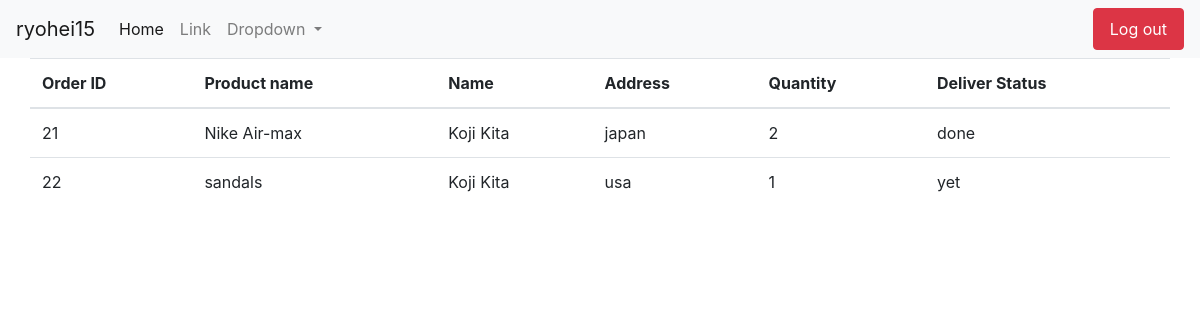
Before: /admin/admin_home.php (signed in) with the older database file.
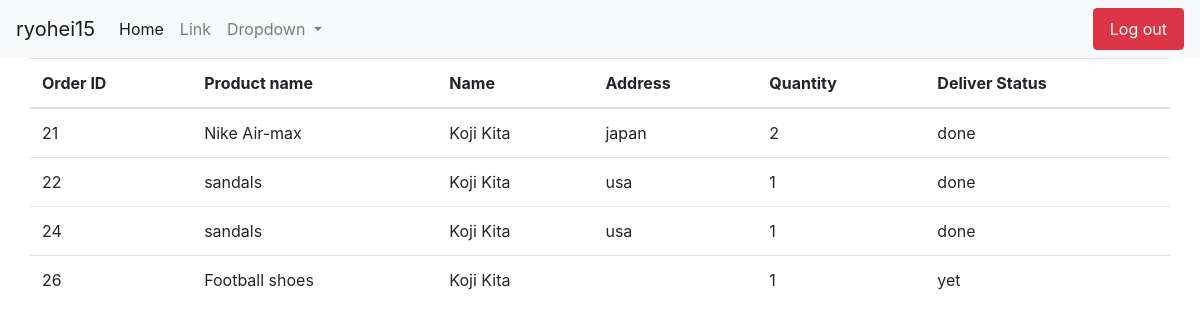
After: the same page with the newer database file.
### tables this page shows
CREATE TABLE `orders` (
  `order_id` int(50) NOT NULL,
  `user_id` int(50) NOT NULL,
  `product_id` int(50) NOT NULL,
  `order_price` double NOT NULL,
  `order_quantity` int(50) NOT NULL,
  `order_status` text NOT NULL,
  `deliver_status` text NOT NULL,
  `address` text NOT NULL
);

CREATE TABLE `product` (
  `product_id` int(50) NOT NULL,
  `user_id` int(50) NOT NULL,
  `category_id` int(50) NOT NULL,
  `product_name` text NOT NULL,
  `product_price` int(50) NOT NULL,
  `product_quantity` int(50) NOT NULL
);

CREATE TABLE `users` (
  `user_id` int(50) NOT NULL,
  `username` text NOT NULL,
  `email` text NOT NULL,
  `firstname` text NOT NULL,
  `lastname` text NOT NULL,
  `password` text NOT NULL,
  `status` text NOT NULL
);

### classes/Database.php (called while the page is built, shortened)
<?php
class Database{
    private $servername = "localhost";
    private $username = "root";
    private $password = "";
    private $database = "ec";
    public function __construct()
    {
        $this->conn = new mysqli($this->servername, $this->username, $this->password, $this->database);
        return $this->conn;
    }
}

### classes/Order.php (called while the page is built, shortened)
<?php
require_once "Database.php";
class Order extends Database
{
    public function getOrderAll()
    {
        $sql = "SELECT * FROM orders INNER JOIN product ON orders.product_id = product.product_id INNER JOIN users ON users.user_id = orders.user_id";
        $result = $this->conn->query($sql) or die("Conection error: " . $this->conn->error);
        $rows = array();
        while ($row = $result->fetch_assoc()) {
            $rows[] = $row;
        }
        return $rows;
    }
}

### admin/admin_home.php (the view, shortened to what this page needs)
<?php
require_once "../classes/Order.php";
$order = new Order;
$result = $order->getOrderAll();
?>
<!DOCTYPE html>
<html>
<head>
    <link rel="stylesheet" href="https://stackpath.bootstrapcdn.com/bootstrap/4.1.3/css/bootstrap.min.css"
>
</head>
<body>
    <?php
    require_once "navbar.php";
    ?>
    <div class="container">
        <div class="row">
            <table class="table table-hover">
                <thead>
                    <tr>
                        <th>Order ID</th>
                        <th>Product name</th>
                        <th>Name</th>
                        <th>Address</th>
                        <th>Quantity</th>
                        <th>Deliver Status</th>
                    </tr>
                </thead>
                <tbody>
                    <?php
                        foreach ($result as $key => $row) {
                            $id = $row['order_id'];
                            $name = $row['product_name'];
                            $firstname = $row['firstname'];
                            $lastname = $row['lastname'];
                            $address = $row['address'];
                            $quantity = $row['order_quantity'];
                            $status = $row['deliver_status'];
                            echo "<tr>";
                            echo "<td>" . $id . "</td>";
                            echo "<td>" . $name . "</td>";
                            echo "<td>" . $firstname . " " .  $lastname . "</td>";
                            echo "<td>" . $address . "</td>";
                            echo "<td>" . $quantity . "</td>";
                            echo "<td>" . $status . "</td>";
                            echo "</tr>";
                        }
                    ?>
                </tbody>
            </table>
        </div>
    </div>
</body>
</html>

Changed rows visible on the page:
changed orders id 22: deliver_status "yet" → "done"
added orders: order_id "24", product.product_name "sandals", user.firstname "Koji", user.lastname "Kita", address "usa", order_quantity "1", deliver_status "done"
added orders: order_id "26", product.product_name "Football shoes", user.firstname "Koji", user.lastname "Kita", order_quantity "1", deliver_status "yet"
